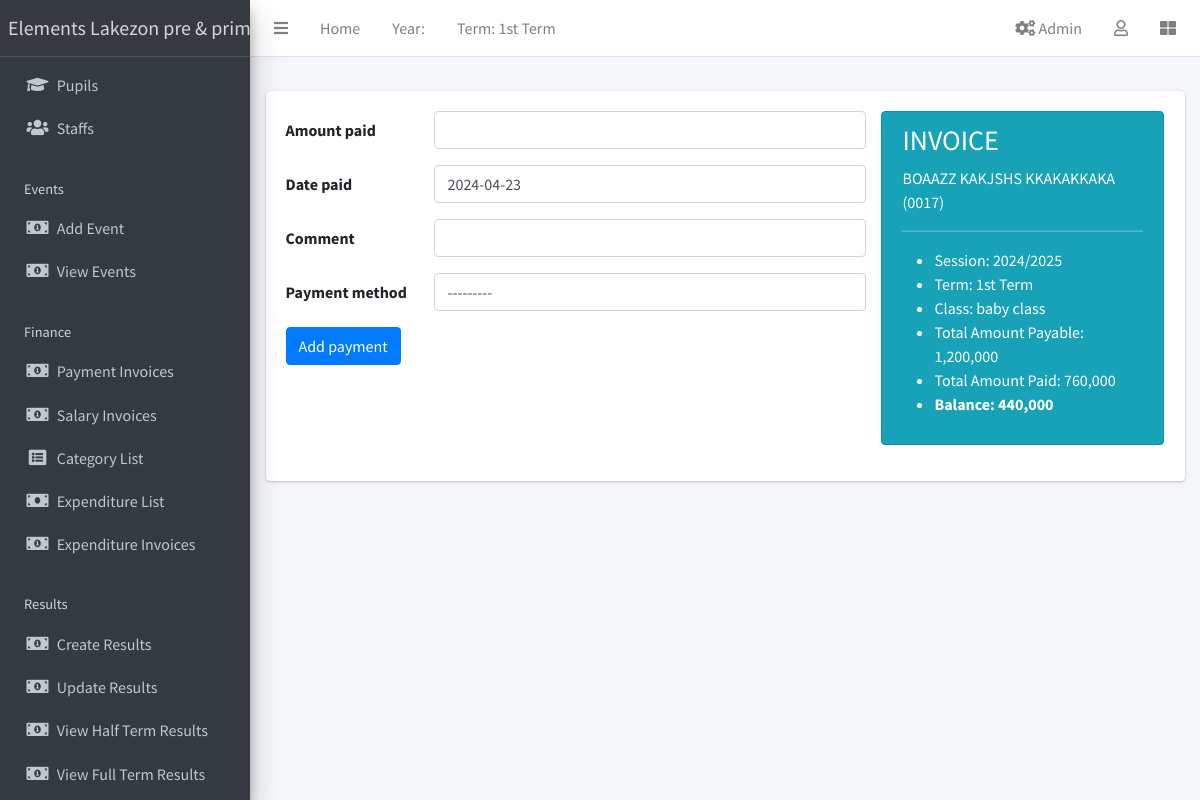
Page /finance/receipt/create?invoice=1 (signed in) on the committed database.
### apps/corecode/models.py (models this page shows)
class AcademicTerm(models.Model):
    name = models.CharField(max_length=20, unique=True)
    current = models.BooleanField(default=True)
    class Meta:
        ordering = ["name"]
    def __str__(self):
        return self.name

class AcademicSession(models.Model):
    name = models.CharField(max_length=200, unique=True)
    current = models.BooleanField(default=True)
    class Meta:
        ordering = ["-name"]
    def __str__(self):
        return self.name

class StudentClass(models.Model):
    name = models.CharField(max_length=200, unique=True)
    class Meta:
        verbose_name = "Class"
        verbose_name_plural = "Classes"
        ordering = ["name"]
    def __str__(self):
        return self.name

### apps/finance/models.py (models this page shows, shortened)
class Invoice(models.Model):
    student = models.ForeignKey(Student, on_delete=models.CASCADE)
    session = models.ForeignKey(AcademicSession, on_delete=models.CASCADE)
    term = models.ForeignKey(AcademicTerm, on_delete=models.CASCADE)
    class_for = models.ForeignKey(StudentClass, on_delete=models.CASCADE)
    balance_from_previous_term = models.IntegerField(default=0)
    status = models.CharField(
        max_length=20,
        choices=[("active", "Active"), ("closed", "Closed")],
        default="active",
    )
    class Meta:
        ordering = ["student"]
    def __str__(self):
        return f"{self.student}"
    def balance(self):
        payable = self.total_amount_payable()
        paid = self.total_amount_paid()
        return payable - paid
    def amount_payable(self):
        items = InvoiceItem.objects.filter(invoice=self)
        total = 0
        for item in items:
            total += item.amount
        return total
    def total_amount_payable(self):
        return self.balance_from_previous_term + self.amount_payable()
    def total_amount_paid(self):
        receipts = Receipt.objects.filter(invoice=self)
        amount = 0
        for receipt in receipts:
            amount += receipt.amount_paid
        return amount

class InvoiceItem(models.Model):
    invoice = models.ForeignKey(Invoice, on_delete=models.CASCADE)
    description = models.CharField(max_length=200)
    amount = models.IntegerField()

class Receipt(models.Model):
    invoice = models.ForeignKey(Invoice, on_delete=models.CASCADE)
    amount_paid = models.IntegerField()
    date_paid = models.DateField(default=timezone.now)
    comment = models.CharField(max_length=200, blank=True)
    PAYMENT_METHOD_CHOICES = [
        ('NMB_BANK', 'NMB BANK'),
        ('M_PESA', 'M-PESA'),
        ('CASH', 'CASH'),
    ]
    payment_method = models.CharField(
        max_length=10,
        choices=PAYMENT_METHOD_CHOICES,
    )

### apps/students/models.py (models this page shows, shortened)
class Student(models.Model):
    STATUS_CHOICES = [("active", "Active"), ("inactive", "Inactive")]
    GENDER_CHOICES = [("male", "Male"), ("female", "Female")]
    current_status = models.CharField(
        max_length=10, choices=STATUS_CHOICES, default="active"
    )
    registration_number = models.CharField(max_length=200, unique=True)
    surname = models.CharField(max_length=200)
    firstname = models.CharField(max_length=200)
    other_name = models.CharField(max_length=200, blank=True)
    gender = models.CharField(max_length=10, choices=GENDER_CHOICES, default="male")
    date_of_birth = models.DateField(default=timezone.now)
    current_class = models.ForeignKey(
        StudentClass, on_delete=models.SET_NULL, blank=True, null=True
    )
    date_of_admission = models.DateField(default=timezone.now)
    mobile_num_regex = RegexValidator(
        regex="^[0-9]{10,15}$", message="Entered mobile number isn't in a right format!"
    )
    parent_mobile_number = models.CharField(
        validators=[mobile_num_regex], max_length=13, blank=True
    )
    address = models.TextField(blank=True)
    others = models.TextField(blank=True)
    passport = models.ImageField(blank=True, upload_to="students/passports/")
    class Meta:
        ordering = ["surname", "firstname", "other_name"]
    def __str__(self):
        return f"{self.surname} {self.firstname} {self.other_name} ({self.registration_number})"

### apps/finance/views.py (the view, shortened to what this page needs)
# urls.py: path("receipt/create", ReceiptCreateView.as_view(), name="receipt-create"),
class ReceiptCreateView(LoginRequiredMixin, PermissionRequiredMixin, CreateView):
    model = Receipt
    fields = ["amount_paid", "date_paid", "comment", "payment_method"]  # Include the payment_method field
    success_url = reverse_lazy("invoice-list")
    permission_required = 'finance.add_receipt'
    def get_context_data(self, **kwargs):
        context = super().get_context_data(**kwargs)
        invoice = get_object_or_404(Invoice, pk=self.request.GET.get("invoice"))
        context["invoice"] = invoice
        return context

### apps/corecode/context_processors.py (called while the page is built)
def site_defaults(request):
    current_session = AcademicSession.objects.get(current=True)
    current_term = AcademicTerm.objects.get(current=True)
    current_exam = ExamType.objects.get(current=True)
    vals = SiteConfig.objects.all()
    contexts = {
        "current_session": current_session.name,
        "current_term": current_term.name,
        "current_exam": current_exam.name,
    }
    for val in vals:
        contexts[val.key] = val.value
    return contexts

### apps/finance/templates/finance/receipt_form.html (shortened to what this page needs)
{% extends 'base.html' %}
{% load humanize %}
{% block content %}
<div class="row">
  <div class="col-8">
    <form action="" method="POST">
      {% include 'corecode/form_snippet.html' %}
      <input type="submit" class="btn btn-primary" value="Add payment">
    </form>
  </div>
  <div class="col-4">
    <div class="alert alert-info" role="alert">
      <h3>INVOICE</h3>
      <p>{{invoice | upper}}</p>
      <hr>
      <ul>
        <li>Session: {{ invoice.session }}</li>
        <li>Term: {{ invoice.term }}</li>
        <li>Class: {{ invoice.class_for }}</li>
        <li>Total Amount Payable: {{invoice.total_amount_payable | intcomma }}
        </li>
        <li>Total Amount Paid: {{ invoice.total_amount_paid | intcomma }}</li>
        <li><strong>Balance: {{invoice.balance | intcomma }}</strong></li>
      </ul>
    </div>
  </div>
</div>
{% endblock content %}

### templates/base.html (shortened to what this page needs)
{% load static %}
<!DOCTYPE html>
<html lang="en">
<head>
  <link rel="stylesheet" href="{% static 'css/bootstrap.min.css' %}">
  <link href="https://stackpath.bootstrapcdn.com/bootstrap/5.1.3/css/bootstrap.min.css" rel="stylesheet">
  <link rel="stylesheet" href="{% static 'plugins/fontawesome-free/css/all.min.css' %}">
  <link rel="stylesheet" href="{% static 'plugins/toastr/toastr.min.css' %}">
  <link rel="stylesheet" href="{% static 'plugins/overlayScrollbars/css/OverlayScrollbars.min.css' %}">
  <link rel="stylesheet" href="{% static 'plugins/Datatables/datatables.min.css' %}" />
  <link rel="stylesheet" href="{% static 'dist/css/adminlte.min.css' %}">
</head>
<body class="hold-transition sidebar-mini layout-fixed layout-navbar-fixed layout-footer-fixed">
  <div class="wrapper">
    <nav class="main-header navbar navbar-expand navbar-white navbar-light">
      <ul class="navbar-nav">
        <li class="nav-item">
          <a class="nav-link" data-widget="pushmenu" href="#" role="button"><i class="fas fa-bars"></i></a>
        </li>
        <li class="nav-item d-none d-sm-inline-block">
          <a href="{% url 'home' %}" class="nav-link">Home</a>
        </li>
        <li class="nav-item d-none d-sm-inline-block">
          <a class="nav-link">Year: {{ current_year}}</a>
        </li>
        <li class="nav-item d-none d-sm-inline-block">
          <a class="nav-link">Term: {{ current_term }}</a>
        </li>
      </ul>
      <ul class="navbar-nav ml-auto">
  <li class="nav-item">
    <a class="nav-link" href="{% url 'goto-admin' %}">
      <i class="fas fa-cogs"></i> Admin
    </a>
  </li>
        <li class="nav-item dropdown">
          <a class="nav-link" data-toggle="dropdown" href="#">
            <i class="far fa-user"></i>
          </a>
        </li>
        <li class="nav-item">
          <a class="nav-link" data-widget="control-sidebar" data-slide="true" href="#" role="button"><i class="fas fa-th-large"></i></a>
        </li>
      </ul>
    </nav>
    <aside class="main-sidebar sidebar-dark-primary elevation-4">
      <a href="{% url 'home' %}" class="brand-link">{{"Elements Lakezon pre & primary school" }}</a>
      <div class="sidebar">
        <nav class="mt-2">
          <ul class="nav nav-pills nav-sidebar flex-column" data-widget="treeview" role="menu" data-accordion="false">
            <li class="nav-item">
               <a href="{% url 'student-list' %}" class="nav-link">
                <i class="nav-icon fas fa-graduation-cap"></i>
                <p>Pupils</p>
              </a>
            </li>
            <li class="nav-item">
              <a href="{% url 'staff-list' %}" class="nav-link">
                <i class="nav-icon fas fa-users"></i>
                <p>
                  Staffs
                </p>
              </a>
            </li>
            <li class="nav-header">Events</li>
            <li class="nav-item">
               <a href="{% url 'event_create' %}" class="nav-link">
                <i class="nav-icon fas fa-money-bill-alt"></i>
                <p>Add Event</p>
              </a>
            </li>
            <li class="nav-item">
                <a href="{% url 'event_list' %}" class="nav-link">
                <i class="nav-icon fas fa-money-bill-alt"></i>
                <p>View Events</p>
              </a>
            </li>
            <li class="nav-header">Finance</li>
            <li class="nav-item">
               <a href="{% url 'invoice-list' %}" class="nav-link">
                <i class="nav-icon fas fa-money-bill-alt"></i>
                <p>Payment Invoices</p>
              </a>
            </li>
            <li class="nav-item">
                <a href="{% url 'salary-invoice-list' %}" class="nav-link">
                <i class="nav-icon fas fa-money-bill-alt"></i>
                <p>Salary Invoices</p>
              </a>
            </li>
            <li class="nav-item">
               <a href="{% url 'category_list' %}" class="nav-link">
                <i class="nav-icon fas fa-list-alt"></i>
                <p>Category List</p>
              </a>
            </li>
            <li class="nav-item">
              <a href="{% url 'expenditure_list' %}" class="nav-link">
                <i class="nav-icon fas fa-money-bill"></i>
                <p>Expenditure List</p>
              </a>
            </li>
            <li class="nav-item">
            <a href="{% url 'expenditure-invoice-list' %}" class="nav-link">
                <i class="nav-icon fas fa-money-bill-alt"></i>
                <p>Expenditure Invoices</p>
              </a>
            </li>
            <li class="nav-header">Results</li>
            <li class="nav-item">
              <a href="{% url 'create-result' %}" class="nav-link">
                <i class="nav-icon fas fa-money-bill-alt"></i>
                <p>
                  Create Results
                </p>
              </a>
            </li>
            <li class="nav-item">
              <a href="{% url 'edit-results' %}" class="nav-link">
                <i class="nav-icon fas fa-money-bill-alt"></i>
                <p>
                  Update Results
                </p>
              </a>
            </li>
            <li class="nav-item">
              <a href="{% url 'single-class' %}" class="nav-link">
                <i class="nav-icon fas fa-money-bill-alt"></i>
                <p>
                  View Half Term Results
                </p>
              </a>
            </li>
            <li class="nav-item">
              <a href="{% url 'class-list' %}" class="nav-link">
                  <i class="nav-icon fas fa-money-bill-alt"></i>
                  <p>
                      View Full Term Results
                  </p>
              </a>
          </li>
        </nav>
      </div>
    </aside>
    <div class="content-wrapper">
      <section class="content-header">
      </section>
      <section class="content">
        <div class="container-fluid">
          <div class="row">
            <div class="col-md-12">
              {% block fullcard %}
              <div class="card">
                <div class="card-body">
                  <div class="row">
                    <div class="col">
                      {% block content %}
                      {% endblock content %}
                    </div>
                  </div>
                </div>
              </div>
              {% endblock fullcard %}
            </div>
          </div>
        </div>
      </section>
    </div>
  </div>
</body>
</html>

### rows in the picture
AcademicTerm: name "1st Term"
Invoice: student.registration_number "BOAAZZ KAKJSHS KKAKAKKAKA (0017)", session "2024/2025", term "1st Term", class_for "baby class", total_amount_payable "1,200,000", total_amount_paid "760,000", balance "440,000"

### other values in the picture
{{ "Elements Lakezon pre & primary school" }} "Elements Lakezon pre &…"
{{ field.label }} "Amount paid" "Date paid" "Comment" "Payment method"
